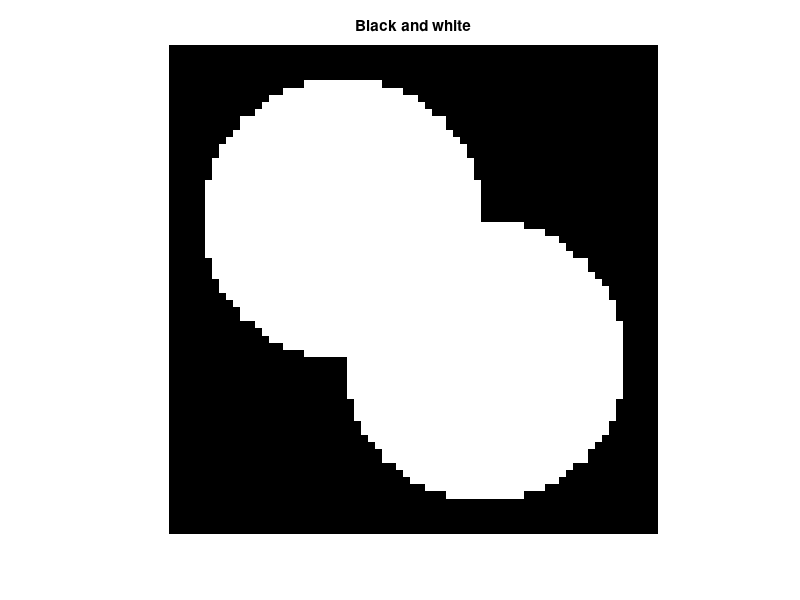
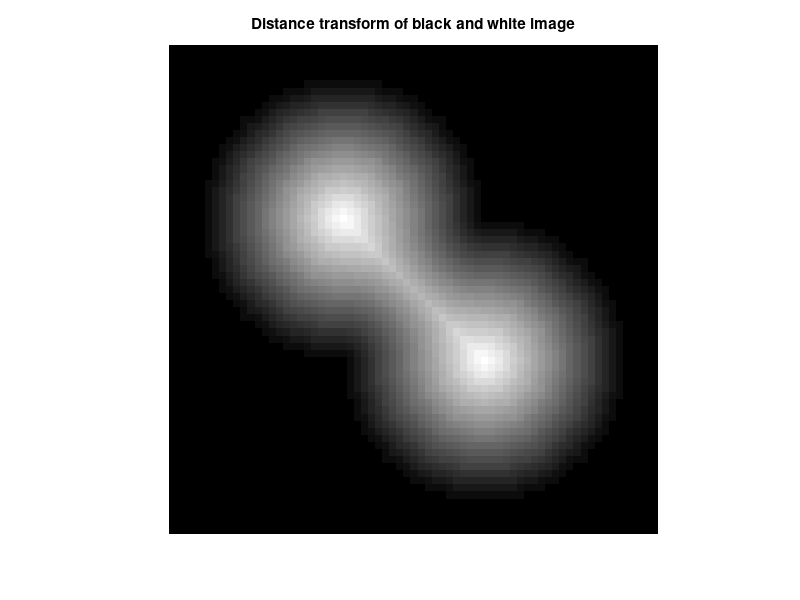
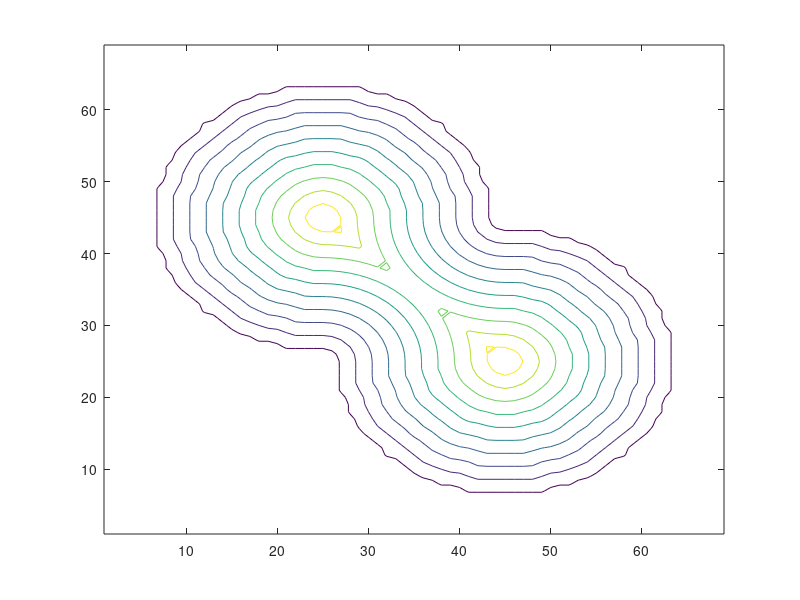
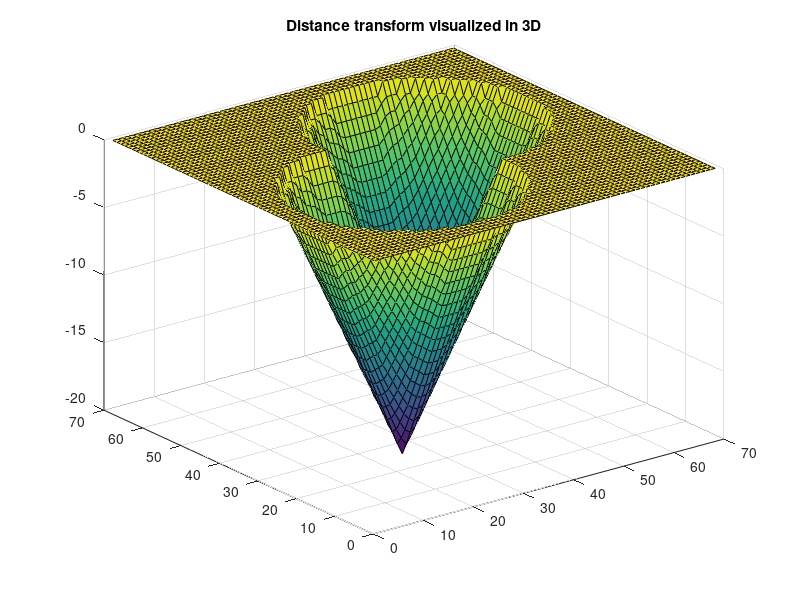

Write the MATLAB code that produced these figures, in order.
% Create initial blob
center1 = -10;
center2 = -center1;
dist = sqrt(2*(2*center1)^2);
radius = dist/2 * 1.4;
lims = [floor(center1-1.2*radius) ceil(center2+1.2*radius)];
[x,y] = meshgrid(lims(1):lims(2));
bw1 = sqrt((x-center1).^2 + (y-center1).^2) <= radius;
bw2 = sqrt((x-center2).^2 + (y-center2).^2) <= radius;
bw = bw1 | bw2;
figure
imshow(bw,'InitialMagnification','fit'), title('Black and white')

% Distance transform
D = bwdist(~bw);
figure
imshow(D,[],'InitialMagnification','fit')
title('Distance transform of black and white image')
Drot = rot90(D);
% Show contour map and 3d figure
figure
contour(Drot)
Dsurf = -D;
figure
surf(Dsurf)
title('Distance transform visualized in 3D')
D = -D;
D(~bw) = -Inf;

% Watershed segmentation of distance map
L = watershed(D);
rgb = label2rgb(L,'jet',[.5 .5 .5]);
figure
imshow(rgb,'InitialMagnification','fit')
title('Watershed transform of D')